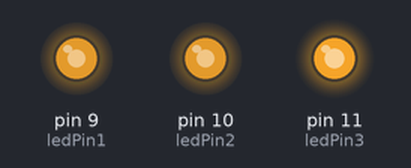
Bench run of a sketch on a simulated Arduino Uno, built with avr-gcc and run on an emulated ATmega328P. Shown: output pins drawn as LEDs (lit = HIGH). Random numbers use the default seed unless the sketch sets one.

Above: at 0.37 s.
At 7.48 s:
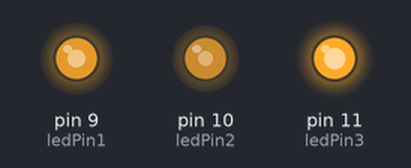
At 10.59 s:
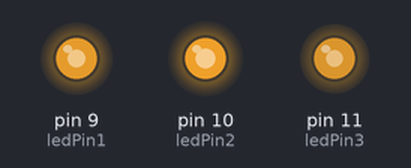
At 21.12 s:
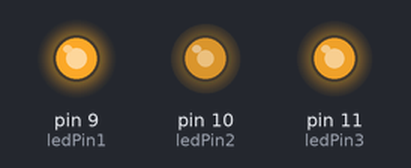
At 28.18 s:
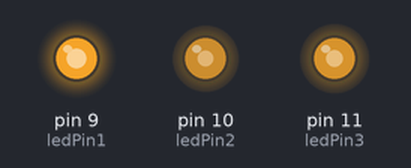
At 39.32 s:
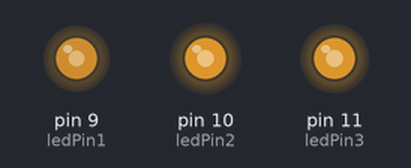
Timing chart, 0 to 40.0 s (numbered marks = the images above):
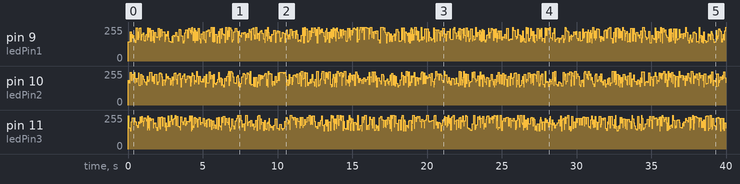

The sketch:

Projeto_9_-_Efeito_de_fogo_com_LEDs.ino
```cpp
//Projeto 9 - Efeito de fogo com LEDs

int ledPin1 = 9,ledPin2=10,ledPin3=11;

void setup() {
  pinMode(ledPin1,OUTPUT);
  pinMode(ledPin2,OUTPUT);
  pinMode(ledPin3,OUTPUT);
}

void loop() {
  analogWrite(ledPin1,random(120)+136);
  analogWrite(ledPin2,random(120)+136);
  analogWrite(ledPin3,random(120)+136);
  delay(random(100));
}
```
